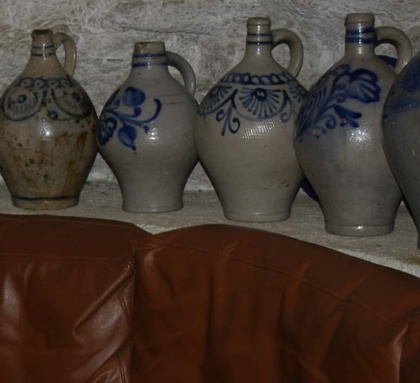
%> input picture assignment2/Q3/input/flash1.jpg, 420 x 383 px, shrunk from 774 x 706 before the run
$ octave flash.m   (GNU Octave 9; MATLAB toolbox functions it lacks are replaced by stand-ins)
%> lines starting %> are read from the running program, lines starting %| are printed output that depends on the picture
### assignment2/Q3/code/addNoise.m
function noisy = addNoise( original, angle, translation, noise )


%convert to double to allow calculations with noise
noisy = double(original);
noise = randi([-noise,noise],size(noisy));
noisy = noisy + noise;

%fix under- and overflow
noisy(noisy < 0) = 0;
noisy(noisy > 255) = 255;

%rotate + translate image
noisy = imrotate(noisy,angle);
noisy = imtranslate(noisy,[translation, 0],'OutputView','full');

%convert back to uint8
noisy = uint8(noisy);

### assignment2/Q3/code/flash.m
tic

%
% Flash
%
%

%setup original and noisy version of moving image
original_flash = imread('../input/flash1.jpg');
%> original_flash is the input picture: size 383x420x3 uint8; mean R, G, B 69.4, 56.4, 48
%grayscale
original_flash = rgb2gray(original_flash);
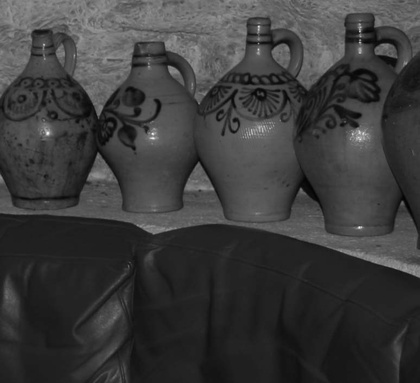
%> original_flash: size 383x420 uint8; min 1, max 244, mean 59.3
%original_flash = original_flash(1:256,1:256);

noisy_flash = imread('../input/noflash1.jpg');
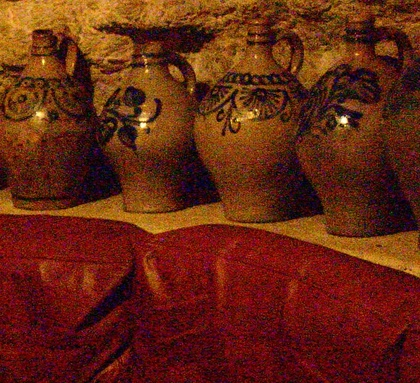
%> input picture assignment2/Q3/input/noflash1.jpg, 420 x 383 px, shrunk from 774 x 706 before the run
%> noisy_flash is the input picture: size 383x420x3 uint8; mean R, G, B 101, 38.4, 18.5
%grayscale
noisy_flash = rgb2gray(noisy_flash);
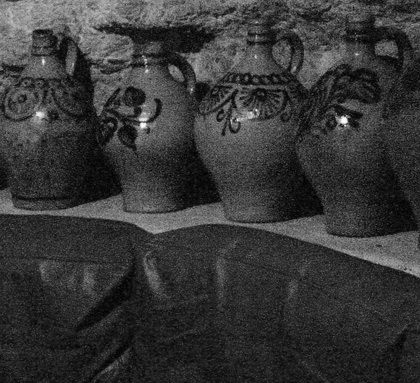
%> noisy_flash: size 383x420 uint8; min 0, max 252, mean 54.9
%noisy_flash = noisy_flash(1:256,1:256);
noisy_flash = addNoise(noisy_flash,23.5,-3, 8);
%> in addNoise, `noisy(noisy < 0) = 0;`: noisy: size 383x420 double; min 0, max 254, mean 54.9
%> in addNoise, `noisy = imrotate(noisy,angle);`:
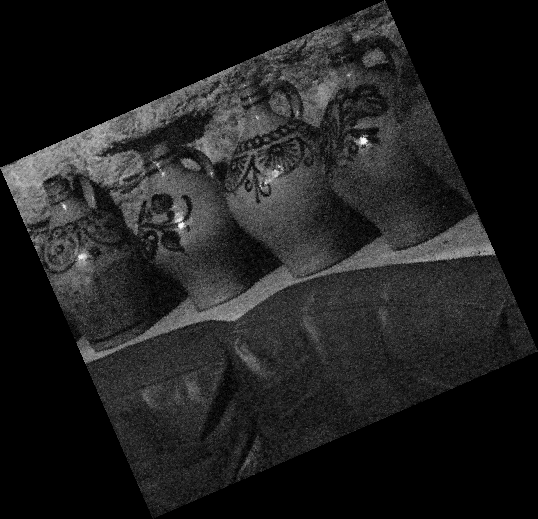
%> noisy: size 519x538 double; min 0, max 254, mean 31.6
%> in addNoise, `noisy = imtranslate(noisy,[translation, 0],'OutputView','full');`:
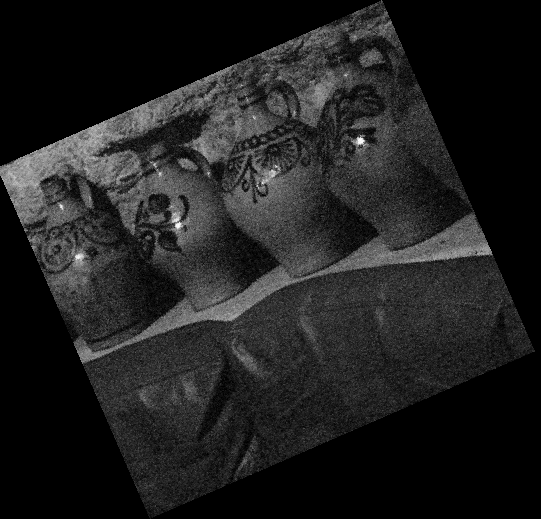
%> noisy: size 519x541 double; min 0, max 254, mean 31.4

%pad original image
[x_orig,y_orig] = size(original_flash);
%> x_orig = 383; y_orig = 420
[x_noisy,y_noisy] = size(noisy_flash);
%> x_noisy = 519; y_noisy = 541
%for odd sizevalues
x_pad_pre = double( idivide(int16(x_noisy-x_orig),2) );
%> x_pad_pre = 68
x_pad_post = (x_noisy-x_orig) - x_pad_pre;
%> x_pad_post = 68
y_pad_pre = double( idivide(int16(y_noisy-y_orig),2) );
%> y_pad_pre = 60
y_pad_post = (y_noisy-y_orig) - y_pad_pre;
%> y_pad_post = 61

original_flash = padarray(original_flash, [x_pad_pre y_pad_pre],'pre');
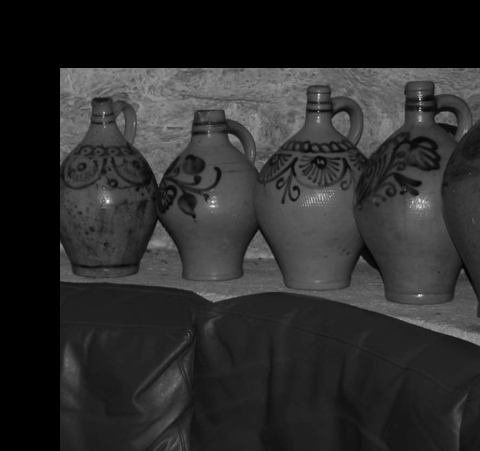
%> original_flash: size 451x480 uint8; min 0, max 244, mean 44.1
original_flash = padarray(original_flash, [x_pad_post y_pad_post],'post');
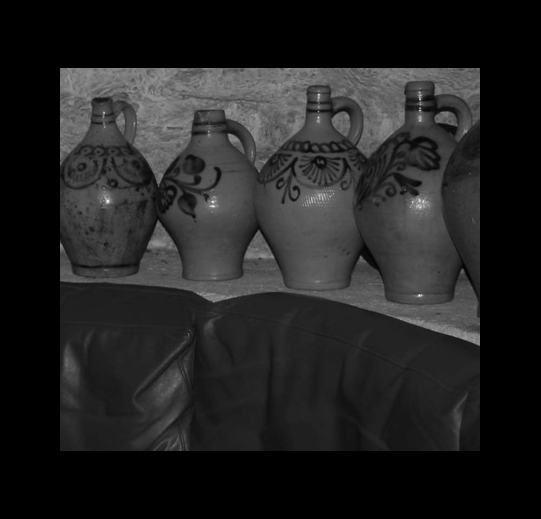
%> original_flash: size 519x541 uint8; min 0, max 244, mean 34

figure(5)
imshow(original_flash);
title('original');
size(original_flash)
%> ans = [519 541]

figure(6)
imshow(noisy_flash);
title('noisy');
size(noisy_flash)
%> ans = [519 541]

%brute force range
angles = [-60:60];
x_translation = [-12:12];

% get joint entropy
Entropy = zeros(size(angles,2),size(x_translation,2));

im1 = original_flash;
im2 = noisy_flash;

for i = 1: size(angles,2)
    for j = 1:size(x_translation,2)
        im2_mod = rotateTranslate(im2, angles(i), x_translation(j));

%> (the run ends here)
